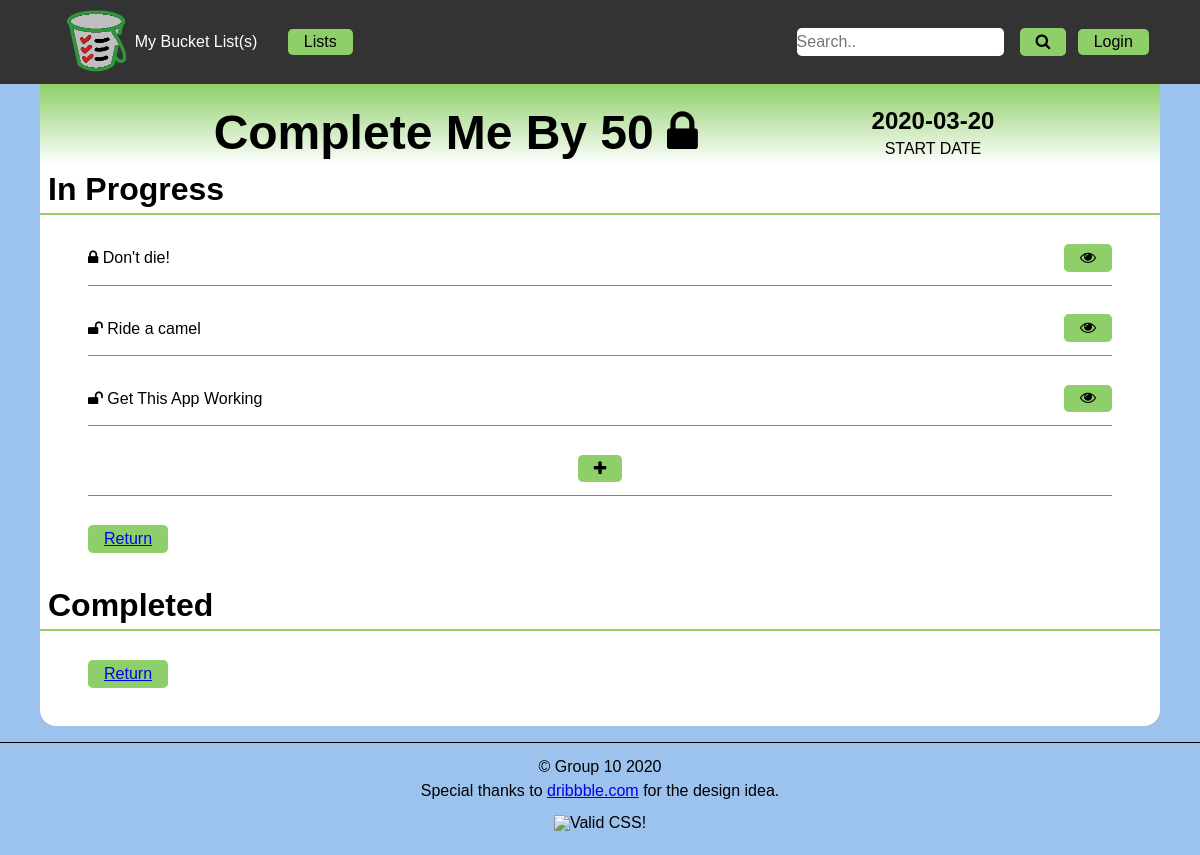
Before: /sample_list.php with the older database file.
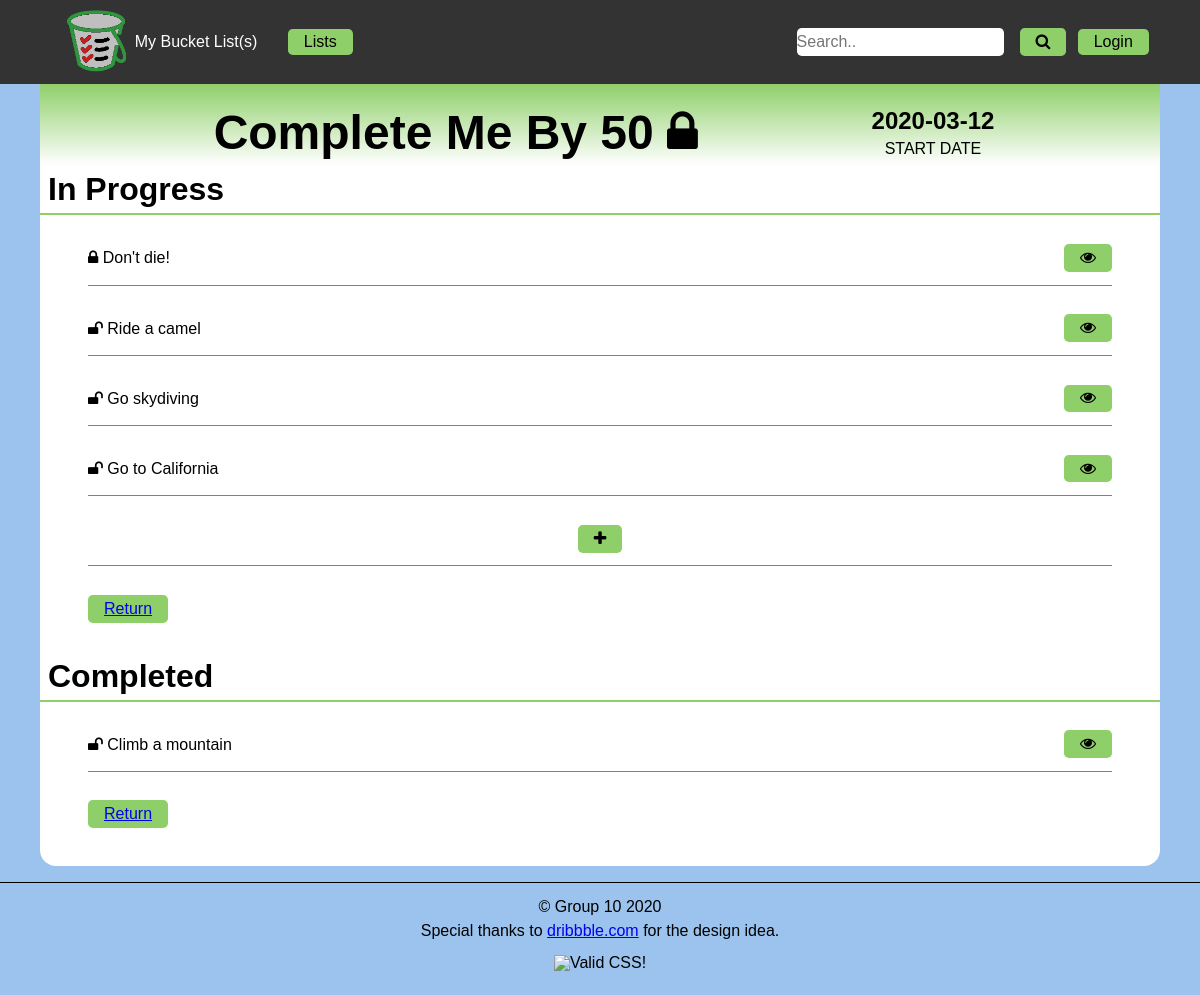
After: the same page with the newer database file.
### tables this page shows
CREATE TABLE `g10_lists` (
  `id` int(11) NOT NULL,
  `fk_userid` int(11) NOT NULL,
  `listname` varchar(50) NOT NULL,
  `start` date NOT NULL,
  `end` date DEFAULT NULL,
  `private` tinyint(1) NOT NULL DEFAULT '1'
);

CREATE TABLE `g10_listitems` (
  `id` int(11) NOT NULL,
  `fk_listid` int(11) NOT NULL,
  `name` varchar(50) NOT NULL,
  `description` varchar(280) DEFAULT NULL,
  `picpath` varchar(255) DEFAULT NULL,
  `completion` date DEFAULT NULL,
  `private` tinyint(1) NOT NULL DEFAULT '1'
);

### sample_list.php (the view, shortened to what this page needs)
<?php
  $pdo = connectDb();
  $query = "SELECT * FROM `g10_lists` WHERE id = ?";
  $stmt = $pdo->prepare($query);
  $stmt->execute([1]);
  $list = $stmt->fetch();
  $query =  "SELECT id, name, completion, private FROM `g10_listitems` WHERE fk_listid = ?";
  $stmt = $pdo->prepare($query);
  $stmt->execute([$list['id']]);
  $listitems = $stmt->fetchAll();
?>
<!DOCTYPE html>
<html lang="en">
    <head>
        <?php
            include "includes/meta.php";
        ?>
    </head>
    <body>
        <header>
            <?php include 'includes/nav.php' ?>
        </header>
        <main>
            <header>
                <h1>
                    <?= $list['listname'] ?>
                    <?php if($list['private'] == 1):?>
                        <span><i class="fa fa-lock"></i></span>
                    <?php else: ?>
                        <span><i class="fa fa-unlock"></i></span>
                    <?php endif ?>
                </h1>
                <div>
                    <span><?= $list['start'] ?></span>
                    <p>START DATE</p>
                </div>
            </header>
            <h2>In Progress</h2>
            <ul>
                <?php foreach($listitems as $row): ?>
                    <?php if($row['completion'] != null)
                            continue;
                    ?>
                    <li>
                        <?php if ($row['private'] == 1):?>
                                <span><i class="fa fa-lock"></i> <?= $row['name']?></span>
                        <?php else: ?>
                            <span><i class="fa fa-unlock"></i> <?= $row['name']?></span>
                        <?php endif ?>
                        <div>
                            <button class="viewbutton" value="<?= $row['id']?>"><i class="fa fa-eye"></i></button>
                        </div>
                    </li>
                <?php endforeach ?>
                <li><button id = "additem"><i class="fa fa-plus"></i></button></li>
                <li><button type="button" name="Return" ><a href="display_list.php">Return</a></button></li>
            </ul>
            <h2>Completed</h2>
            <ul>
                <?php foreach($listitems as $row): ?>
                    <?php if($row['completion'] == null)
                            continue;
                    ?>
                    <li>
                        <?php if ($row['private'] == 1):?>
                                <span><i class="fa fa-lock"></i> <?= $row['name']?></span>
                        <?php else: ?>
                            <span><i class="fa fa-unlock"></i> <?= $row['name']?></span>
                        <?php endif ?>
                        <div><button class="viewbutton" value="<?= $row['id']?>"><i class="fa fa-eye"></i></button></div>
                    </li>
                <?php endforeach ?>
                <li>
                    <button type="button" name="Return" ><a href="display_list.php">Return</a></button>
                </li>
            </ul>
        </main>
        <?php include 'includes/footer.php' ?>
    </body>
</html>

### includes/meta.php (shortened to what this page needs)
<link type="text/css" rel="stylesheet" href="css/reset.css" />
<link type="text/css" rel="stylesheet" href="css/default.css" />
<link rel="stylesheet" href="https://cdnjs.cloudflare.com/ajax/libs/font-awesome/4.7.0/css/font-awesome.min.css">

### includes/nav.php (shortened to what this page needs)
<nav>
  <ul>
    <li>
      <a href="index.php"><div class="logo">
        <figure>
          <img src="img/bucket.png" alt="Bucket List Logo" height=75 />
        </figure>
        <span>My Bucket List(s)</span>
      </div></a>
    </li>
    <li class="dropdown">Lists
    </li>
    <li>
        <form action="searchresults.php" id="search-container">
          <input type="text" placeholder="Search.." name="search" maxlength="20">
          <button id="search-btn" type="submit"><i class="fa fa-search"></i></button>
        </form>
    </li>
    <?php if(isset($_SESSION['user'])): ?>
      <li class="dropdown"><?= $_SESSION['user'] ?>
          <ul class="dropdown-content">
            <li><a href="~logout.php">Sign Out</a></li>
            <li><a href="accounts.php">Edit Account</a></li>
          </ul>
        </li>
    <?php else: ?>
      <li>
        <a href = "login.php">Login</a>
      </li>
    <?php endif; ?>
  </ul>
</nav>

### includes/footer.php
<footer>
  <div>&copy; Group 10 2020</div>
  <p><em>Special thanks to <a href="https://dribbble.com/tags/resume">dribbble.com</a>
      for the design idea.</em></p>
  <p>
    <img src="http://jigsaw.w3.org/css-validator/images/vcss-blue" alt="Valid CSS!" />
  </p>
</footer>

### css/default.css (style rules this page uses)
:root { --link-color: #8fcf69; --linkhover-color: #818181; --text-color: #000; }
body { background-color: #9bc3ed; color: var(--text-color); font-family: Verdana, Helvetica, sans-serif; font-size: 16px; margin: auto; }
main { background-color: #FFF; border-bottom-right-radius: 1rem; border-bottom-left-radius: 1rem; max-width: 70rem; font-size: 1em; padding: 0 0 0.6em 0; margin: auto; }
header { text-align: center; background: linear-gradient(var(--link-color), transparent); }
main header { align-items: flex-end; display: flex; flex-direction: row; justify-content: space-evenly; padding: 1em 0 0 0; }
footer { text-align: center; border-top: 1px solid #000; padding: 1em 0; margin-top: 1em; }
p,h1,h2,h3,h4,h5 { padding: 0.5rem; }
h1 { font-size: 3em; font-weight: bold; }
h2 { font-size: 2em; font-weight: bold; border-bottom: 2px solid var(--link-color); }
form { border: 0.1em solid #818181; border-radius: 0.3em; box-shadow: 0.1em 0.1em #000; margin: 1em auto; padding: 1em; width: 75%; }
button, nav a, .dropdown, #login a { padding: 0.3rem 1rem; color: var(--text-color); margin: 0.5rem auto; background-color: var(--link-color); font-size: 1rem; border: none; cursor: pointer; border-radius: 0.3rem; }
input { padding: 0.3rem; border-radius: 0.3rem; font-size: 1rem; margin: 0.5rem 1rem; }
nav { background-color: #333; }
nav > ul { max-width: 70rem; display: flex; align-items: center; color: #FFF; margin: 0 auto; }
nav li, nav form { display: flex; }
#search-container { border: none; box-shadow: none; padding: 0; margin: 0; }
nav > ul > li:nth-last-child(2) { margin-left: auto; }
nav a, .dropdown, #login a { text-decoration: none; margin: 0.2rem 0.7rem; }
a[href^="index"] { padding: 0 0.5em; background-color: inherit; color: inherit; }
input[name$="search"] { border: none; padding: 0; }
.dropdown { outline: none; position: relative; display: flex; flex-direction: column; }
main header div:nth-child(-n+3) span { font-size: 1.5em; font-weight: bold; }
main header~ul li { align-content: center; border-bottom: 0.1em solid #818181; display: flex; margin: 1em 3em; padding: 0.3em 0; }
main header~ul li span { align-self: center; }
main header~ul li div { margin-left: auto; }
main header~ul li:last-of-type { border: none; display:block; justify-self: flex-start; }
.logo { display: flex; align-items: center; justify-content: center; }

Changed rows visible on the page:
removed g10_listitems: name "Get This App Working", $row['id'] 20 (drawn), shown under "In Progress"
changed g10_lists "Complete Me By 50": start "2020-03-20" → "2020-03-12"
added g10_listitems: name "Go skydiving", $row['id'] 27 (drawn), shown under "In Progress"
added g10_listitems: name "Go to California", $row['id'] 28 (drawn), shown under "In Progress"
added g10_listitems: name "Climb a mountain", $row['id'] 29 (drawn), shown under "Completed"
